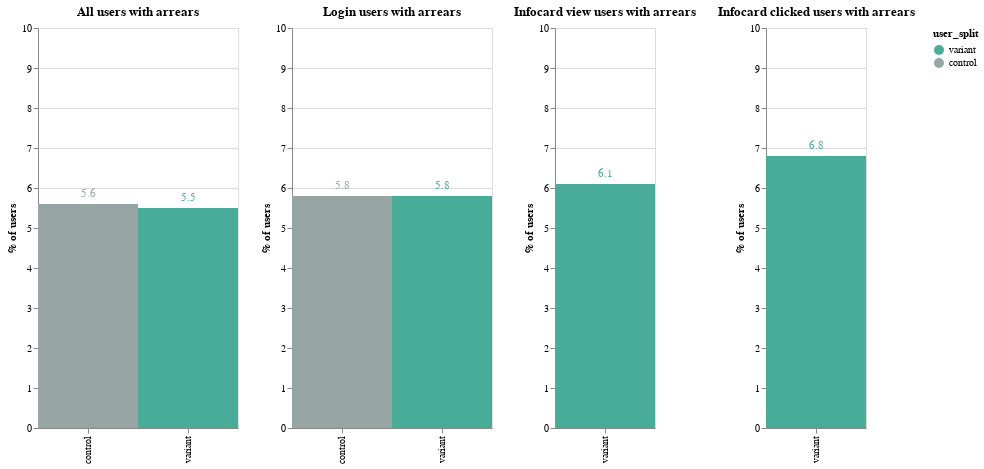

The notebook cell this image was saved under:
### Code cell
experiment_charts(
    sixty_day_arrears_df[sixty_day_arrears_df["arrears_type"] == "Has Arrears"],
    "arrears",
    10,
    color_scale_1,
)

### Figure 1 — Vega-Lite specification as saved in the notebook (floating-point values rounded to 4 significant figures)
{"config": {"view": {"continuousWidth": 400, "continuousHeight": 300}}, "hconcat": [{"layer": [{"mark": {"type": "rect", "size": 80}, "encoding": {"color": {"field": "user_split", "scale": {"domain": ["variant", "control"], "range": ["#48AC98", "#98A5A5"]}, "type": "nominal"}, "x": {"field": "user_split", "title": null, "type": "nominal"}, "y": {"field": "perc_all_users", "scale": {"domain": [0, 10]}, "title": "% of users", "type": "quantitative"}}, "height": 400, "title": "All users with arrears", "width": 200}, {"mark": {"type": "text", "align": "center", "baseline": "middle", "dy": -10}, "encoding": {"color": {"field": "user_split", "scale": {"domain": ["variant", "control"], "range": ["#48AC98", "#98A5A5"]}, "type": "nominal"}, "text": {"field": "perc_all_users", "type": "quantitative"}, "x": {"field": "user_split", "title": null, "type": "nominal"}, "y": {"field": "perc_all_users", "scale": {"domain": [0, 10]}, "title": "% of users", "type": "quantitative"}}, "height": 400, "title": "All users with arrears", "width": 200}]}, {"layer": [{"mark": {"type": "rect", "size": 80}, "encoding": {"color": {"field": "user_split", "scale": {"domain": ["variant", "control"], "range": ["#48AC98", "#98A5A5"]}, "type": "nominal"}, "x": {"field": "user_split", "title": null, "type": "nominal"}, "y": {"field": "perc_login_users", "scale": {"domain": [0, 10]}, "title": "% of users", "type": "quantitative"}}, "height": 400, "title": "Login users with arrears", "width": 200}, {"mark": {"type": "text", "align": "center", "baseline": "middle", "dy": -10}, "encoding": {"color": {"field": "user_split", "scale": {"domain": ["variant", "control"], "range": ["#48AC98", "#98A5A5"]}, "type": "nominal"}, "text": {"field": "perc_login_users", "type": "quantitative"}, "x": {"field": "user_split", "title": null, "type": "nominal"}, "y": {"field": "perc_login_users", "scale": {"domain": [0, 10]}, "title": "% of users", "type": "quantitative"}}, "height": 400, "title": "Login users with arrears", "width": 200}]}, {"layer": [{"mark": {"type": "rect", "size": 80}, "encoding": {"color": {"field": "user_split", "scale": {"domain": ["variant", "control"], "range": ["#48AC98", "#98A5A5"]}, "type": "nominal"}, "x": {"field": "user_split", "title": null, "type": "nominal"}, "y": {"field": "perc_infocard_view_users", "scale": {"domain": [0, 10]}, "title": "% of users", "type": "quantitative"}}, "height": 400, "title": "Infocard view users with arrears", "width": 100}, {"mark": {"type": "text", "align": "center", "baseline": "middle", "dy": -10}, "encoding": {"color": {"field": "user_split", "scale": {"domain": ["variant", "control"], "range": ["#48AC98", "#98A5A5"]}, "type": "nominal"}, "text": {"field": "perc_infocard_view_users", "type": "quantitative"}, "x": {"field": "user_split", "title": null, "type": "nominal"}, "y": {"field": "perc_infocard_view_users", "scale": {"domain": [0, 10]}, "title": "% of users", "type": "quantitative"}}, "height": 400, "title": "Infocard view users with arrears", "width": 100}]}, {"layer": [{"mark": {"type": "rect", "size": 80}, "encoding": {"color": {"field": "user_split", "scale": {"domain": ["variant", "control"], "range": ["#48AC98", "#98A5A5"]}, "type": "nominal"}, "x": {"field": "user_split", "title": null, "type": "nominal"}, "y": {"field": "perc_infocard_click_users", "scale": {"domain": [0, 10]}, "title": "% of users", "type": "quantitative"}}, "height": 400, "title": "Infocard clicked users with arrears", "width": 100}, {"mark": {"type": "text", "align": "center", "baseline": "middle", "dy": -10}, "encoding": {"color": {"field": "user_split", "scale": {"domain": ["variant", "control"], "range": ["#48AC98", "#98A5A5"]}, "type": "nominal"}, "text": {"field": "perc_infocard_click_users", "type": "quantitative"}, "x": {"field": "user_split", "title": null, "type": "nominal"}, "y": {"field": "perc_infocard_click_users", "scale": {"domain": [0, 10]}, "title": "% of users", "type": "quantitative"}}, "height": 400, "title": "Infocard clicked users with arrears", "width": 100}]}], "data": {"name": "data-032ec0fcf77cc87068504229c685d4de"}, "$schema": "https://vega.github.io/schema/vega-lite/v4.17.0.json", "datasets": {"data-032ec0fcf77cc87068504229c685d4de": [{"user_split": "control", "arrears_type": "Has Arrears", "n_users": 1766, "login_users": 1718, "infocard_view_users": 0, "infocard_clicked_users": 0, "perc_all_users": 5.6, "perc_login_users": 5.8, "perc_infocard_view_users": null, "perc_infocard_click_users": null}, {"user_split": "variant", "arrears_type": "Has Arrears", "n_users": 1743, "login_users": 1700, "infocard_view_users": 1377, "infocard_clicked_users": 175, "perc_all_users": 5.5, "perc_login_users": 5.8, "perc_infocard_view_users": 6.1, "perc_infocard_click_users": 6.8}]}}
